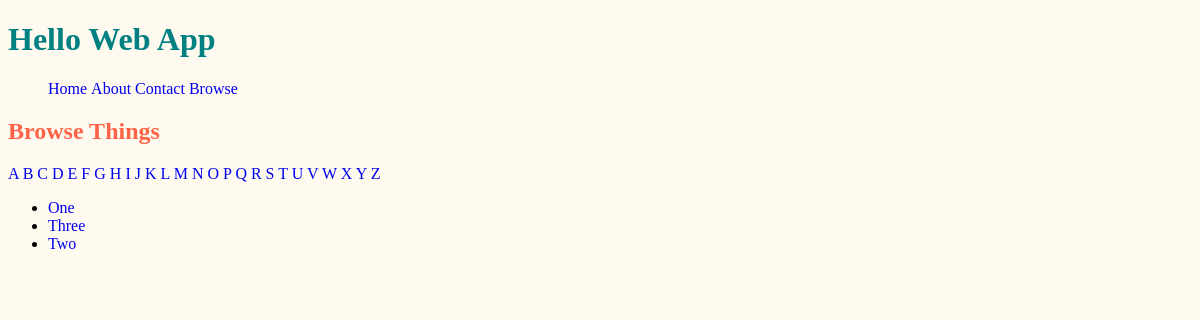
Screenshot of /browse/name/ with the database file from the repository.
### collection/models.py (models this page shows)
class Thing(models.Model):
  name = models.CharField(max_length=255)
  description = models.TextField()
  slug = models.SlugField(unique=True)

### collection/views.py (the view)
def browse_by_name(request, initial=None):
  if initial:
    things = Things.objects.filter(
        name__istartswith=initial).order_by('name')
  else:
    things = Thing.objects.all().order_by('name')
  return render(request, 'search/search.html', {
      'things': things,
      'initial': initial,
    })

### collection/templates/search/search.html (shortened to what this page needs)
{% extends 'layouts/base.html' %}
{% block content %}
  <h2>
    Browse Things
  </h2>
  {% for letter in 'abcdefghijklmnopqrstuvwxyz' %}
  <a href="{% url 'browse_by_name' initial=letter %}"
    {% if initial == letter %}class="active"{% endif %}>
    {{ letter|upper }}
  </a>
  {% endfor %}
  <ul>
    {% for thing in things %}
    <li>
      <a href="{% url 'thing_detail' slug=thing.slug %}">
        {{ thing.name }}
      </a>
    </li>
    {% empty %}
    <li>Sorry, no results!</li>
    {% endfor %}
  </ul>
{% endblock %}

### collection/static/css/style.css (style rules this page uses)
body { background-color: floralwhite; }
a { text-decoration: none; }
h2 { color: tomato; }

### rows the page displays
Thing: name "One"
Thing: name "Three"
Thing: name "Two"

### other values shown
{{ letter|upper }} "A" "B" "C" "D" "E" "F" "G" "H" "I" "J" "K" "L" "M" "N" "O" "P" "Q" "R" "S" "T" "U" "V" "W" "X" "Y" "Z"
